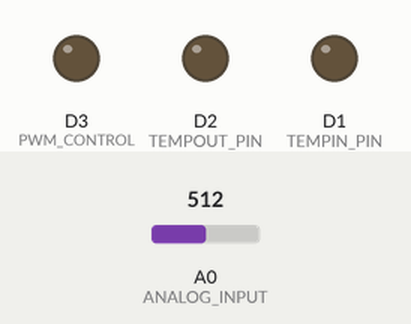
The program below on a simulated ESP8266 (NodeMCU). On the bench: output pins drawn as LEDs (lit = HIGH). The test bench sets the inputs (shaded band); at power-on: A0 (ANALOG_INPUT) = 512. WiFi joins after 1.5 s; servers stay silent unless stated; uploads are accepted with an empty reply; what the program prints to the serial monitor is not drawn. At 13.9 s the program puts the board to deep sleep or switches it off; the recording ends there.

Above: at 0.1 s.
At 6.6 s:
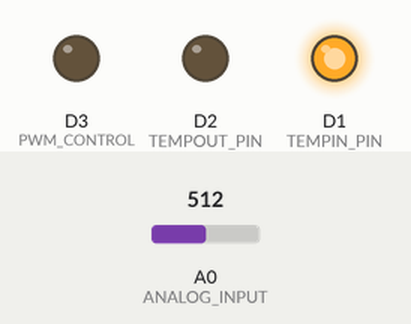
At 12.6 s:
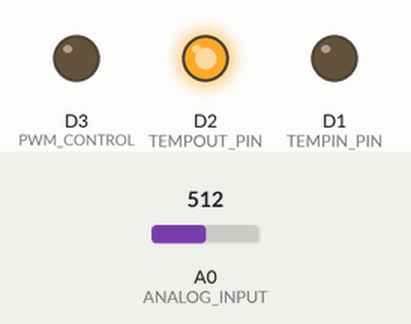
Timing chart, 0 to 13.9 s (numbered marks = the images above):
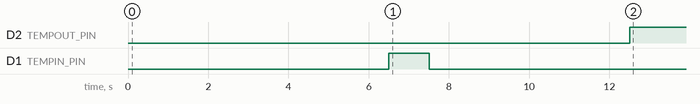

The program:

main.cpp
```cpp
#include <Arduino.h>
#include <ESP8266WiFi.h>
#include <ESP8266HTTPClient.h>

#define TEMPIN_PIN D1
#define TEMPOUT_PIN D2
#define PWM_CONTROL D3
#define FAN_VCC D4
#define ANALOG_INPUT A0

/*
  Wiring :
  TEMPIN_PIN connects to first sensor's VCC
  TEMPOUT_PIN connects to second sensor's VCC
  PWM_CONTROL connects to fan PWM pin
  FAN_VCC connects to a relay connected to fan VCC pin
          (in order to shut it off completely)
  ANALOG_INPUT connects both sensor's lecture pins
  Connect both sensor's GND to any GND pin on esp8266
*/

// Set wifi settings here
const char* ssid = "";
const char* pass = "";

int status = WL_IDLE_STATUS;
String server = ""; // Server IP here
String port = "8080";
// Initialize the client libraries
WiFiClient client;
HTTPClient http;

// Request fan speed (raw text containing percentage value) from server
// Return the percentage value to set the fan at.
float requestFanSpeed() {
  Serial.println("\nRequesting fan speed...");
  http.begin("http://"+server+":"+port+"/info/fanspeed");
  int httpCode = http.GET();
  // httpCode will be negative on error
  if (httpCode > 0) {
    // HTTP header has been send and Server response header has been handled
    Serial.printf("[HTTP] GET... code: %d\n", httpCode);
    // file found at server
    if (httpCode == HTTP_CODE_OK) {
      String payload = http.getString();
      Serial.println("Received speed : "+payload+"%");
      return payload.toFloat();
    }
  } else {
    Serial.printf("[HTTP] GET... failed, error: %s\n", http.errorToString(httpCode).c_str());
  }
  http.end();
}

// Request the remaining sleep time in minutes from the server and return it.
int requestSleepTime() {
  Serial.println("\nRequesting remaining sleep time...");
  http.begin("http://"+server+":"+port+"/info/sleepTime");
  int httpCode = http.GET();
  // httpCode will be negative on error
  if (httpCode > 0) {
    // HTTP header has been send and Server response header has been handled
    Serial.printf("[HTTP] GET... code: %d\n", httpCode);
    // file found at server
    if (httpCode == HTTP_CODE_OK) {
      String payload = http.getString();
      Serial.println("Received remaining sleep time : "+payload+" minutes.");
      return payload.toInt();
    }
  } else {
    Serial.printf("[HTTP] GET... failed, error: %s\n", http.errorToString(httpCode).c_str());
  }
  http.end();
}

// post the data JSON-formatted to the server
void postData(String json) {
  Serial.println("\nPosting Data... : "+json);
  http.begin("http://"+server+":"+port+"/info");
  //Ajout du header pour prise en charge json
  http.addHeader("Content-Type", "application/json");
  int httpCode = http.POST(json);
  // httpCode will be negative on error
  if (httpCode > 0) {
    // HTTP header has been send and Server response header has been handled
    Serial.printf("[HTTP] POST... code: %d\n", httpCode);
    // file found at server
    if (httpCode == (HTTP_CODE_OK || HTTP_CODE_CREATED)) {
      String payload = http.getString();
      Serial.println(payload);
    }
  } else {
    Serial.printf("[HTTP] POST... failed, error: %s\n", http.errorToString(httpCode).c_str());
  }
  http.end();
}

void setup() {
    // put your setup code here, to run once:
    Serial.begin(115200);
    pinMode(TEMPIN_PIN, OUTPUT);
    pinMode(TEMPOUT_PIN, OUTPUT);
    pinMode(PWM_CONTROL, OUTPUT);
    pinMode(FAN_VCC, OUTPUT);
    pinMode(ANALOG_INPUT, INPUT);

    //Initialisation de la connexion WiFi
    Serial.print("Connecting to network : ");
    Serial.println(ssid);

    WiFi.begin(ssid, pass);
    while (WiFi.status() != WL_CONNECTED) {
      delay(500);
      Serial.print(".");
    }
    Serial.println("Connected to wifi");
}

float convertTemp(int analogTemp) {
  float R = 1023.0/analogTemp-1.0;
  R = 100000*R;
  return (1.0/(log(R/100000)/4275+1/298.15)-273.15)+10; // convert to temperature via datasheet
  // The +10 addition is a workaround because our sensors are subject to a resistance.
  // This is NOT accurate (need to do some physical calculus)
}

void loop() {
    // put your main code here, to run repeatedly:

    // Handle Temperature sensors
    // shutting off both sensors
    Serial.println("Gathering sensors information... This will take 12 seconds");
    digitalWrite(TEMPIN_PIN, LOW);
    digitalWrite(TEMPOUT_PIN, LOW);
    // and waiting a bit to discharge analog input
    delay(5000);
    // choosing tempIn sensor
    digitalWrite(TEMPIN_PIN, HIGH);
    digitalWrite(TEMPOUT_PIN, LOW);
    delay(1000);
    int tempIn = analogRead(ANALOG_INPUT);
    float temperatureIn = convertTemp(tempIn);
    // shutting off both sensors
    digitalWrite(TEMPIN_PIN, LOW);
    digitalWrite(TEMPOUT_PIN, LOW);
    // and waiting a bit to discharge analog input
    delay(5000);
    // choosing tempOut sensor
    digitalWrite(TEMPOUT_PIN, HIGH);
    digitalWrite(TEMPIN_PIN, LOW);
    delay(1000);
    int tempOut = analogRead(ANALOG_INPUT);
    float temperatureOut = convertTemp(tempOut);

    // Formatting data to send
    String json = "{\r\n\"tempIn\": "+String(temperatureIn)+",\r\n"
                      +"\"tempOut\": "+String(temperatureOut)+"\r\n}";
    postData(json);

    // Handle sleep mode
    int sleepTime = requestSleepTime();
    if (sleepTime != 0.0){
      Serial.println("I'm awake, but I'm going into deep sleep mode for "+String(sleepTime)+" minute(s)");
      digitalWrite(FAN_VCC, LOW); // Turning off fan
      ESP.deepSleep(sleepTime*6e7); // Converted to microseconds
    }
    Serial.println("I don't want to sleep now è_é");

    // Handle fan speed
    float speed = requestFanSpeed();
    int convertedSpeed = speed * 10.23;
    if(convertedSpeed == 0){
      digitalWrite(FAN_VCC, LOW);
    }
    else {
      digitalWrite(FAN_VCC, HIGH);
      analogWrite(PWM_CONTROL, convertedSpeed);
    }

    //Uncomment if you want to disconnect the wifi client everytime
    /*if (!client.connected()) {
      Serial.println();
      Serial.println("Disconnecting.");
      client.stop();
      for(;;)
        ;
    }*/

    // Delay between 2 cycles = 15 seconds (in real use put 5 minutes or more)
    delay(15*1000);
}
```

Measured:
- by itself, D2 (TEMPOUT_PIN): LOW → HIGH at 12.5 s
- by itself, D1 (TEMPIN_PIN): LOW → HIGH at 6.5 s, → LOW 1.0 s later
